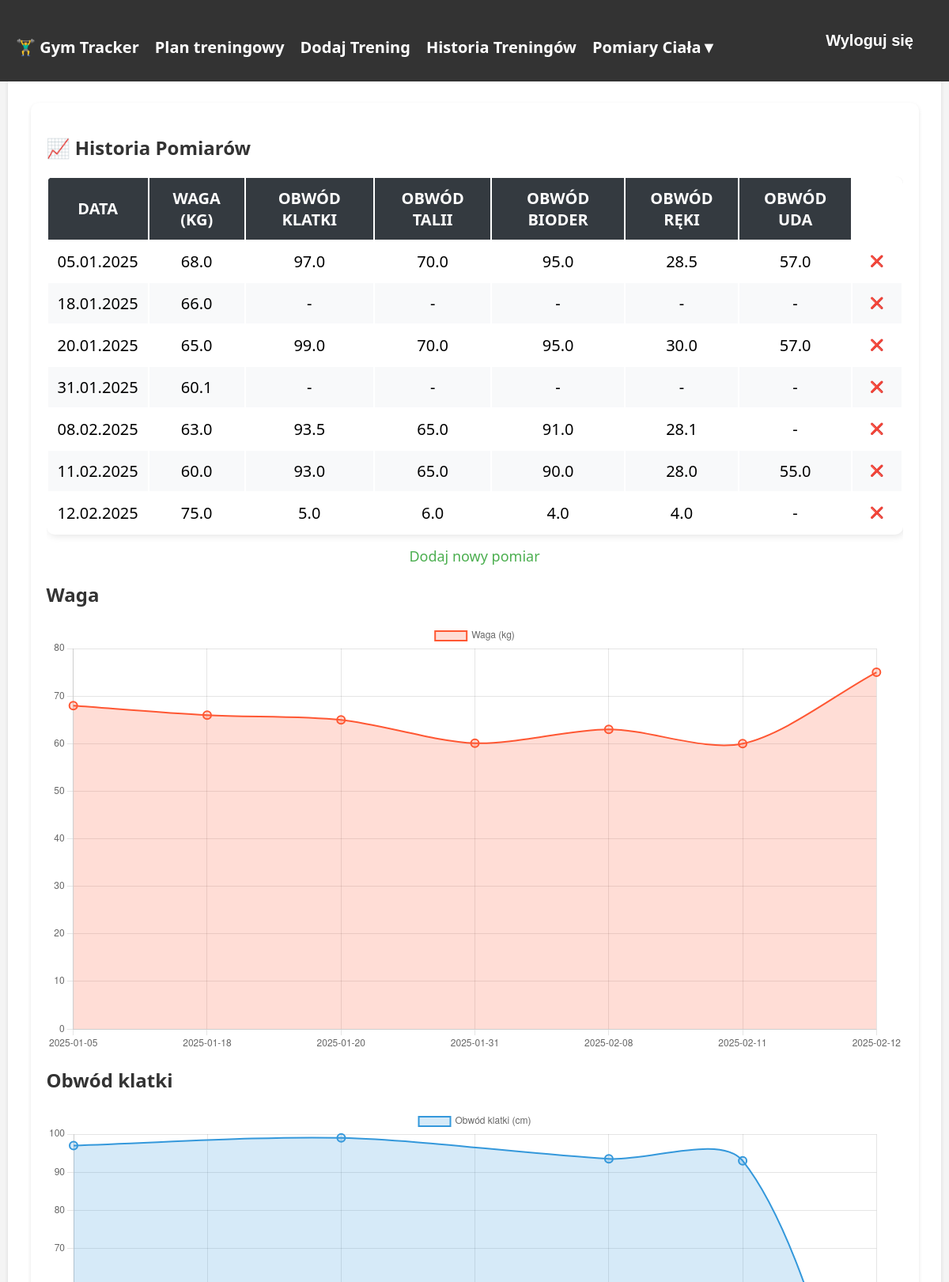
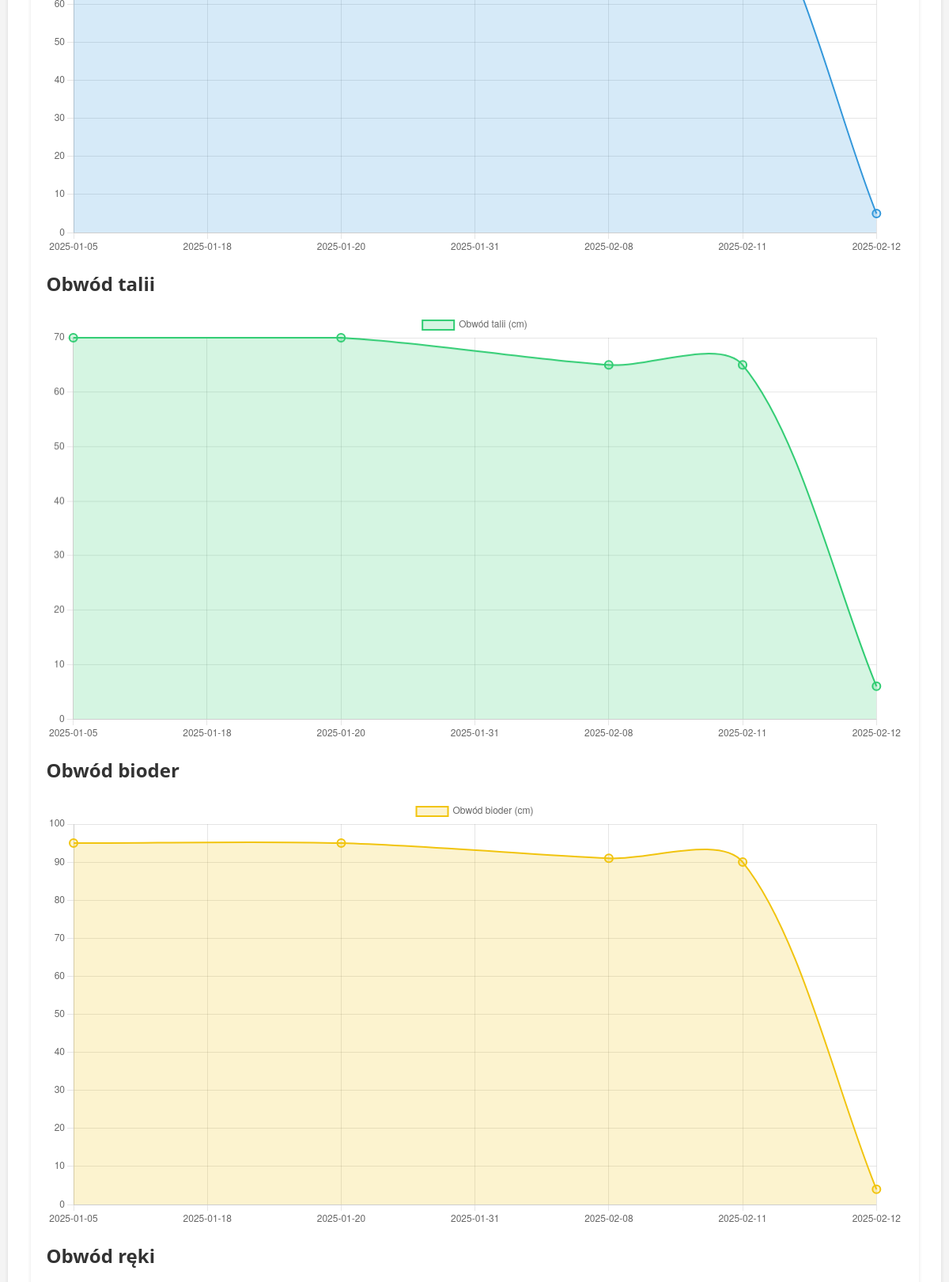
The page /pomiary/ (signed in, upper part) on the database its author committed (2 pictures, top to bottom).
### tracker/models.py (models this page shows, shortened)
class BodyMeasurement(models.Model):
    user = models.ForeignKey(User, on_delete=models.CASCADE)
    date = models.DateField(null=True, blank=True, default=datetime.now)
    weight = models.FloatField()
    chest = models.FloatField(null=True, blank=True)
    waist = models.FloatField(null=True, blank=True)
    hips = models.FloatField(null=True, blank=True)
    arms = models.FloatField(null=True, blank=True)
    legs = models.FloatField(null=True, blank=True)

### tracker/views.py (the view)
# urls.py: path("pomiary/", progress, name="progress"),
@login_required
def progress(request):
    measurements = BodyMeasurement.objects.filter(user=request.user).order_by("date")
    context = {
        "measurements": measurements,
        "dates": json.dumps([m.date.strftime("%Y-%m-%d") for m in measurements]),  # Konwersja dat na JSON
        "weights": json.dumps([m.weight for m in measurements]),
        "chest": json.dumps([m.chest or None for m in measurements]),
        "waist": json.dumps([m.waist or None for m in measurements]),
        "hips": json.dumps([m.hips or None for m in measurements]),
        "arms": json.dumps([m.arms or None for m in measurements]),
        "legs": json.dumps([m.legs or None for m in measurements]),
        "timestamp": datetime.now().timestamp(),
    }
    return render(request, "tracker/progress.html", context)

### tracker/templates/tracker/progress.html (shortened to what this page needs)
{% extends "tracker/base.html" %}
{% block content %}
<div class="container mt-4">
    <div class="card shadow-lg rounded-3">
        <div class="card-body">
            <h2 class="mb-4 text-center text-primary"> 📈 Historia Pomiarów</h2>
            {% if measurements %}
                <div class="table-responsive">
                    <table class="table table-striped table-hover table-bordered text-center align-middle custom-table">
                        <thead class="table-dark">
                            <tr>
                                <th>Data</th>
                                <th>Waga (kg)</th>
                                <th>Obwód klatki</th>
                                <th>Obwód talii</th>
                                <th>Obwód bioder</th>
                                <th>Obwód ręki</th>
                                <th>Obwód uda</th>
                            </tr>
                        </thead>
                        <tbody>
                            {% for measurement in measurements %}
                                <tr>
                                    <td>{{ measurement.date|date:"d.m.Y" }}</td>
                                    <td contenteditable="true" data-field="weight" data-id="{{ measurement.id }}">{{ measurement.weight }}</td>
                                    <td contenteditable="true" data-field="chest" data-id="{{ measurement.id }}">{{ measurement.chest|default:"-" }}</td>
                                    <td contenteditable="true" data-field="waist" data-id="{{ measurement.id }}">{{ measurement.waist|default:"-" }}</td>
                                    <td contenteditable="true" data-field="hips" data-id="{{ measurement.id }}">{{ measurement.hips|default:"-" }}</td>
                                    <td contenteditable="true" data-field="arms" data-id="{{ measurement.id }}">{{ measurement.arms|default:"-" }}</td>
                                    <td contenteditable="true" data-field="legs" data-id="{{ measurement.id }}">{{ measurement.legs|default:"-" }}</td>
                                    <td class="text-center">
                                        <form method="post" action="{% url 'delete_measurement' measurement.id %}" class="delete-form">
                                            <button type="submit" class="btn btn-danger2 btn-sm" >❌</button>
                                        </form>
                                    </td>
                                </tr>
                            {% endfor %}
                        </tbody>
                    </table>
                <a href="{% url 'add_body_measurement' %}" class="btn btn-success d-block text-center">Dodaj nowy pomiar</a>
                </div>
                <div class="row mt-4">
                    <div class="col-lg-4 col-md-6">
                        <h2 class="text-center">Waga</h2>
                        <div class="chart-container"><canvas id="weightChart"></canvas></div>
                    </div>
                    <div class="col-lg-4 col-md-6">
                        <h2 class="text-center">Obwód klatki</h2>
                        <div class="chart-container"><canvas id="chestChart"></canvas></div>
                    </div>
                    <div class="col-lg-4 col-md-6">
                        <h2 class="text-center">Obwód talii</h2>
                        <div class="chart-container"><canvas id="waistChart"></canvas></div>
                    </div>
                </div>
                <div class="row mt-4">
                    <div class="col-lg-4 col-md-6">
                        <h2 class="text-center">Obwód bioder</h2>
                        <div class="chart-container"><canvas id="hipsChart"></canvas></div>
                    </div>
                    <div class="col-lg-4 col-md-6">
                        <h2 class="text-center">Obwód ręki</h2>
                    </div>
                </div>
            {% else %}
                <p class="text-muted text-center">Brak zapisanych pomiarów.</p>
                <a href="{% url 'add_body_measurement' %}" class="btn btn-success d-block text-center">Dodaj nowy pomiar</a>
            {% endif %}
        </div>
    </div>
</div>
<script>
    const dates = {{ dates|safe }};
    const weightData = {{ weights|safe }};
    const chestData = {{ chest|safe }};
    const waistData = {{ waist|safe }};
    const hipsData = {{ hips|safe }};
    const armsData = {{ arms|safe }};
    const legsData = {{ legs|safe }};
    function renderChart(canvasId, label, data, color) {
        const ctx = document.getElementById(canvasId).getContext('2d');
        if (!ctx || data.length === 0) return;
        new Chart(ctx, {
            type: 'line',
            data: {
                labels: dates,
                datasets: [{
                    label: label,
                    data: data,
                    borderColor: color,
                    backgroundColor: color + '33',
                    borderWidth: 2,
                    pointRadius: data.map(v => v === null ? 0 : 5),
                    pointHoverRadius: 6,
                    fill: true,
                    tension: 0.3,
                    spanGaps: true
                }]
            },
            options:{
                scales: {
                    y: {
                        beginAtZero: true,
                        min: 0,
                    }
                }
            }
        });
    }
    document.addEventListener("DOMContentLoaded", function () {
        renderChart('weightChart', 'Waga (kg)', weightData, '#FF5733');
        renderChart('chestChart', 'Obwód klatki (cm)', chestData, '#3498db');
        renderChart('waistChart', 'Obwód talii (cm)', waistData, '#2ecc71');
        renderChart('hipsChart', 'Obwód bioder (cm)', hipsData, '#f1c40f');
        renderChart('armsChart', 'Obwód ręki (cm)', armsData, '#e74c3c');
        renderChart('legsChart', 'Obwód uda (cm)', legsData, '#9b59b6');
    });
</script>
{% endblock %}

### rows shown on the page
BodyMeasurement: date "05.01.2025", weight "68.0", chest "97.0", waist "70.0", hips "95.0", arms "28.5", legs "57.0"
BodyMeasurement: date "18.01.2025", weight "66.0", chest "-", waist "-", hips "-", arms "-", legs "-"
BodyMeasurement: date "20.01.2025", weight "65.0", chest "99.0", waist "70.0", hips "95.0", arms "30.0", legs "57.0"
BodyMeasurement: date "31.01.2025", weight "60.1", chest "-", waist "-", hips "-", arms "-", legs "-"
BodyMeasurement: date "08.02.2025", weight "63.0", chest "93.5", waist "65.0", hips "91.0", arms "28.1", legs "-"
BodyMeasurement: date "11.02.2025", weight "60.0", chest "93.0", waist "65.0", hips "90.0", arms "28.0", legs "55.0"
BodyMeasurement: date "12.02.2025", weight "75.0", chest "5.0", waist "6.0", hips "4.0", arms "4.0", legs "-"

### other values the page prints
chart data {{ dates|safe }} ["2025-01-05", "2025-01-18", "2025-01-20", "2025-01-31", "2025-02-08", "2025-02-11", "2025-02-12"]
chart data {{ weights|safe }} [68.0, 66.0, 65.0, 60.1, 63.0, 60.0, 75.0]
chart data {{ chest|safe }} [97.0, null, 99.0, null, 93.5, 93.0, 5.0]
chart data {{ waist|safe }} [70.0, null, 70.0, null, 65.0, 65.0, 6.0]
